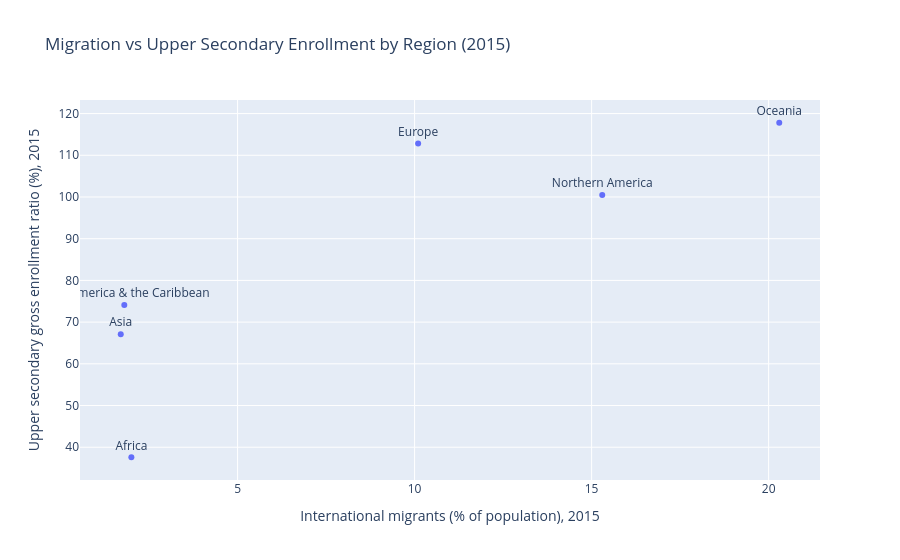

Notebook cell for this chart:
### Markdown cell above
### To explore the relationship between migration and education, I plot:
- ***X-axis***: international migrants as a percentage of the population ("migrant_pct")
- ***Y-axis***: upper secondary gross enrollment ratio ("uppersec_GER")

Each point represents a world region, and is labeled by region name.

### Code cell
import plotly.express as px

fig = px.scatter(
    combined_2015,
    x="migrant_pct",
    y="uppersec_GER",
    text="region",
    labels={
        "migrant_pct": "International migrants (% of population), 2015",
        "uppersec_GER": "Upper secondary gross enrollment ratio (%), 2015"
    },
    title="Migration vs Upper Secondary Enrollment by Region (2015)"
)

fig.update_traces(textposition="top center")
fig.show()

### Figure 1 — Plotly figure (JSON) as saved in the notebook; plotly's stock layout.template omitted (floating-point values rounded to 4 significant figures)
{"data": [{"hovertemplate": "International migrants (% of population), 2015=%{x}<br>Upper secondary gross enrollment ratio (%), 2015=%{y}<br>region=%{text}<extra></extra>", "legendgroup": "", "marker": {"color": "#636efa", "symbol": "circle"}, "mode": "markers+text", "name": "", "orientation": "v", "showlegend": false, "text": ["Africa", "Northern America", "Latin America & the Caribbean", "Europe", "Asia", "Oceania"], "textposition": "top center", "type": "scatter", "x": [2.0, 15.3, 1.8, 10.1, 1.7, 20.3], "xaxis": "x", "y": [37.6, 100.5, 74.1, 112.8, 67.1, 117.8], "yaxis": "y"}], "layout": {"legend": {"tracegroupgap": 0}, "title": {"text": "Migration vs Upper Secondary Enrollment by Region (2015)"}, "xaxis": {"anchor": "y", "domain": [0, 1], "title": {"text": "International migrants (% of population), 2015"}}, "yaxis": {"anchor": "x", "domain": [0, 1], "title": {"text": "Upper secondary gross enrollment ratio (%), 2015"}}}}
